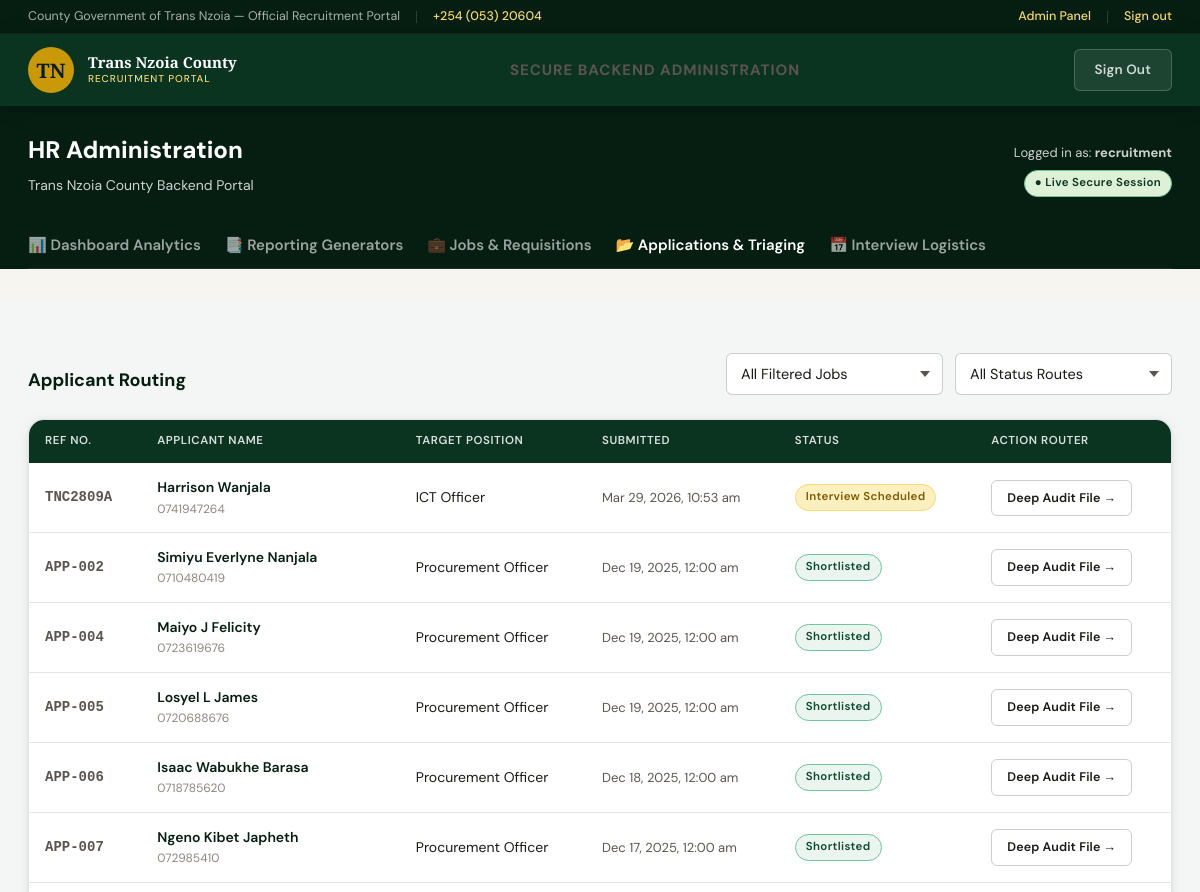
Before: /admin/applications.php (signed in, upper part) with the older database file.
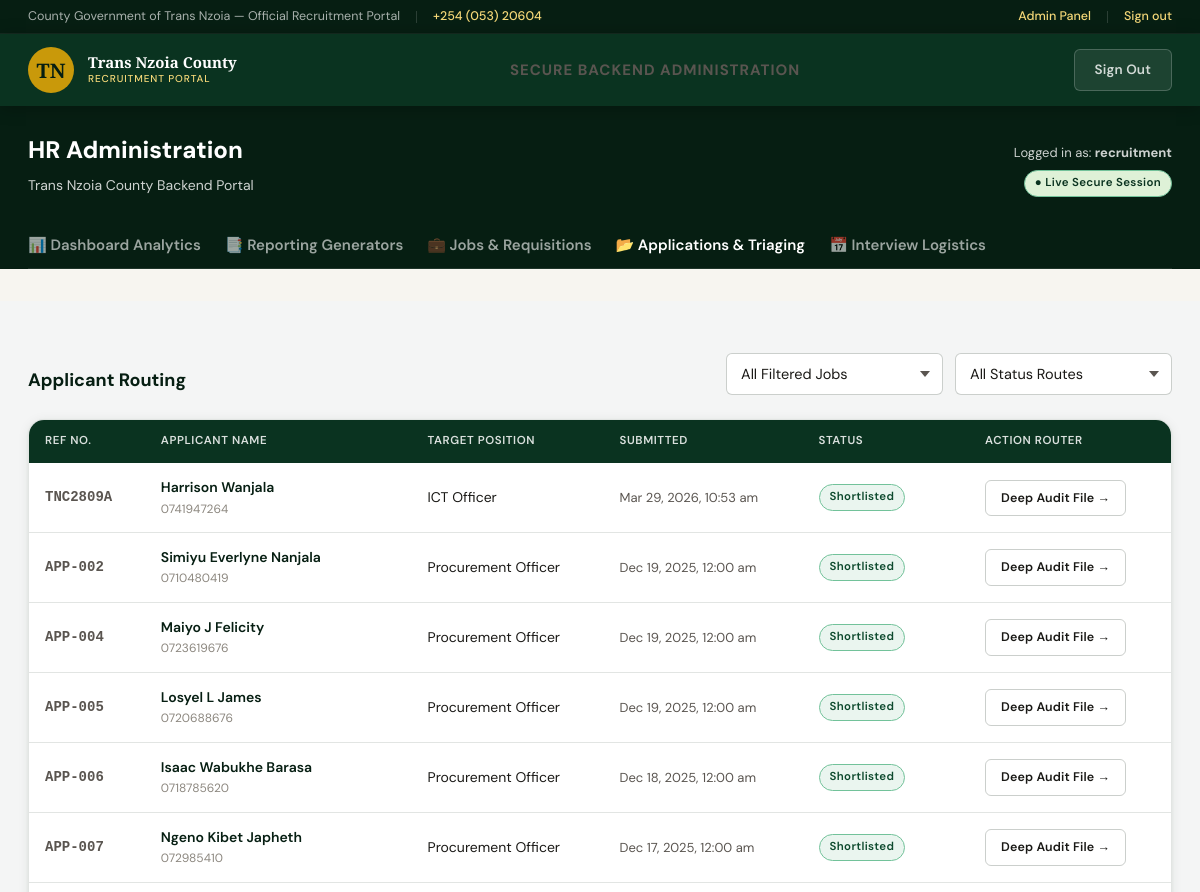
After: the same page with the newer database file.
### tables this page shows
CREATE TABLE `applications` (
  `id` int(10) unsigned NOT NULL AUTO_INCREMENT,
  `ref_no` varchar(20) NOT NULL,
  `job_id` int(10) unsigned NOT NULL,
  `user_id` int(10) unsigned DEFAULT NULL,
  `first_name` varchar(80) NOT NULL,
  `last_name` varchar(80) NOT NULL,
  `id_no` varchar(20) NOT NULL,
  `dob` date DEFAULT NULL,
  `gender` enum('Male','Female','Prefer not to say') DEFAULT NULL,
  `phone` varchar(20) NOT NULL,
  `email` varchar(160) NOT NULL,
  `degree` varchar(200) DEFAULT NULL,
  `institution` varchar(200) DEFAULT NULL,
  `kism_no` varchar(40) DEFAULT NULL,
  `experience` varchar(60) DEFAULT NULL,
  `current_employer` varchar(200) DEFAULT NULL,
  `cover_letter` text DEFAULT NULL,
  `sub_county` varchar(60) DEFAULT NULL,
  `ward` varchar(80) DEFAULT NULL,
  `postal_address` varchar(200) DEFAULT NULL,
  `status` enum('Received','Under Review','Shortlisted','Not Shortlisted','Interview Scheduled','Hired','Rejected') NOT NULL DEFAULT 'Received',
  `reviewer_notes` text DEFAULT NULL,
  `reviewed_by` int(10) unsigned DEFAULT NULL,
  `reviewed_at` datetime DEFAULT NULL,
  `submitted_at` datetime NOT NULL DEFAULT current_timestamp(),
  `updated_at` datetime NOT NULL DEFAULT current_timestamp() ON UPDATE current_timestamp(),
  PRIMARY KEY (`id`),
  UNIQUE KEY `ref_no` (`ref_no`),
  KEY `user_id` (`user_id`),
  KEY `reviewed_by` (`reviewed_by`),
  KEY `idx_job_id` (`job_id`),
  KEY `idx_status` (`status`),
  KEY `idx_sub_county` (`sub_county`),
  KEY `idx_ref_no` (`ref_no`),
  CONSTRAINT `applications_ibfk_1` FOREIGN KEY (`job_id`) REFERENCES `jobs` (`id`) ON DELETE CASCADE,
  CONSTRAINT `applications_ibfk_2` FOREIGN KEY (`user_id`) REFERENCES `users` (`id`) ON DELETE SET NULL,
  CONSTRAINT `applications_ibfk_3` FOREIGN KEY (`reviewed_by`) REFERENCES `users` (`id`) ON DELETE SET NULL
);

CREATE TABLE `jobs` (
  `id` int(10) unsigned NOT NULL AUTO_INCREMENT,
  `job_code` varchar(30) NOT NULL,
  `title` varchar(200) NOT NULL,
  `department` varchar(200) NOT NULL,
  `type` enum('Full-Time','Part-Time','Contract','Internship') NOT NULL DEFAULT 'Full-Time',
  `deadline` date NOT NULL,
  `posted_date` date NOT NULL DEFAULT curdate(),
  `status` varchar(50) DEFAULT 'Open',
  `vacancies` tinyint(3) unsigned NOT NULL DEFAULT 1,
  `min_experience` tinyint(3) unsigned NOT NULL DEFAULT 0,
  `salary_scale` varchar(80) DEFAULT NULL,
  `scope` enum('county_wide','ward_specific') NOT NULL DEFAULT 'county_wide',
  `target_sub_county` varchar(60) DEFAULT NULL,
  `target_ward` varchar(80) DEFAULT NULL,
  `description` text NOT NULL,
  `requirements` text DEFAULT NULL,
  `responsibilities` text DEFAULT NULL,
  `source` enum('manual','bulk_import') NOT NULL DEFAULT 'manual',
  `created_by` int(10) unsigned DEFAULT NULL,
  `created_at` datetime NOT NULL DEFAULT current_timestamp(),
  `updated_at` datetime NOT NULL DEFAULT current_timestamp() ON UPDATE current_timestamp(),
  `job_group` varchar(100) DEFAULT NULL,
  `terms` varchar(100) DEFAULT NULL,
  `duties` text DEFAULT NULL,
  PRIMARY KEY (`id`),
  UNIQUE KEY `job_code` (`job_code`),
  KEY `created_by` (`created_by`),
  KEY `idx_status` (`status`),
  KEY `idx_deadline` (`deadline`),
  CONSTRAINT `jobs_ibfk_1` FOREIGN KEY (`created_by`) REFERENCES `users` (`id`) ON DELETE SET NULL
);

### includes/auth.php (called while the page is built, shortened)
<?php
function auth_user(): ?array {
    return $_SESSION['tnc_user'] ?? null;
}
function is_logged_in(): bool {
    return isset($_SESSION['tnc_user']['id']);
}
function has_role(string ...$roles): bool {
    $user = auth_user();
    return $user && in_array($user['role'], $roles, true);
}
function h(?string $s): string {
    return htmlspecialchars($s ?? '', ENT_QUOTES, 'UTF-8');
}

### admin/applications.php (the view, shortened to what this page needs)
<?php
require_once __DIR__ . '/../includes/auth.php';
$pdo = db();
$sql = "SELECT a.id, a.ref_no, a.status, a.submitted_at,
               COALESCE(u.full_name, CONCAT(a.first_name, ' ', a.last_name)) AS full_name,
               COALESCE(u.email, a.email) AS email,
               COALESCE(u.phone, a.phone) AS phone,
               j.title AS job_title
        FROM applications a
        LEFT JOIN users u ON a.user_id = u.id
        JOIN jobs j ON a.job_id = j.id
        WHERE 1=1";
$params = [];
$sql .= " ORDER BY a.submitted_at DESC";
$stmt = $pdo->prepare($sql);
$stmt->execute($params);
$apps = $stmt->fetchAll(PDO::FETCH_ASSOC);
$active_nav = 'admin_dash';
$root = '../';
require_once __DIR__ . '/../includes/partials/header.php';
$admin_page = 'applications';
require_once __DIR__ . '/partials/admin_nav.php';
?>
<div class="page-wrap" style="background:#f4f5f5;">
  <div class="container">
    <div style="display:flex; justify-content:space-between; align-items:flex-end; margin-bottom:24px;">
      <h2 style="font-size:18px; font-weight:700; color:var(--green-900);">Applicant Routing</h2>
      <form method="GET" style="display:flex; gap:12px;">
        <select name="job_id" class="form-select form-sm" onchange="this.form.submit()">
          <option value="">All Filtered Jobs</option>
        </select>
        <select name="status" class="form-select form-sm" onchange="this.form.submit()">
          <option value="">All Status Routes</option>
        </select>
      </form>
    </div>
    <div class="card fade-up" style="overflow:hidden;">
      <div class="table-responsive">
        <table class="table">
          <thead>
            <tr>
              <th>Ref No.</th>
              <th>Applicant Name</th>
              <th>Target Position</th>
              <th>Submitted</th>
              <th>Status</th>
              <th>Action Router</th>
            </tr>
          </thead>
          <tbody>
            <?php if (empty($apps)): ?>
              <tr><td colspan="6" style="padding:40px; text-align:center; color:var(--text-muted);">No applications strictly returned by active dataset filters.</td></tr>
            <?php else: ?>
              <?php foreach ($apps as $a):
                  $lbl = APP_STATUSES[$a['status']] ?? ['label'=>$a['status'], 'class'=>'badge-neutral'];
              ?>
                <tr>
                  <td style="font-family:monospace;font-weight:600;color:var(--text-muted);"><?= h($a['ref_no']) ?></td>
                  <td>
                    <div style="font-weight:600;color:var(--green-900);"><?= h($a['full_name']) ?></div>
                    <div style="font-size:12px;color:var(--text-light);"><?= h($a['phone'] ?: $a['email']) ?></div>
                  </td>
                  <td><?= h($a['job_title']) ?></td>
                  <td style="font-size:13px; color:var(--text-muted);"><?= date('M j, Y, g:i a', strtotime($a['submitted_at'])) ?></td>
                  <td><span class="badge <?= $lbl['class'] ?>"><?= h($lbl['label']) ?></span></td>
                  <td>
                    <a href="view_application.php?id=<?= $a['id'] ?>" class="btn btn-outline-dark btn-sm">Deep Audit File →</a>
                  </td>
                </tr>
              <?php endforeach; ?>
            <?php endif; ?>
          </tbody>
        </table>
      </div>
    </div>
  </div>
</div>
<?php require_once __DIR__ . '/../includes/partials/footer.php'; ?>

### includes/partials/header.php (shortened to what this page needs)
<?php
require_once dirname(__DIR__) . '/auth.php';
$active_nav = $active_nav ?? '';
$root = $root ?? '';
?>
<!DOCTYPE html>
<html lang="en">
<head>
<link rel="stylesheet" href="<?= $root ?>assets/css/style.css">
</head>
<body>
<div class="topbar">
  <div class="container">
    <div class="topbar-left">
      <span>County Government of Trans Nzoia — Official Recruitment Portal</span>
      <a href="tel:+25405320604">+254 (053) 20604</a>
    </div>
    <div class="topbar-right">
      <?php if (is_logged_in()): ?>
        <?php if (has_role('superadmin','admin','hr')): ?>
          <a href="<?= $root ?>admin/">Admin Panel</a>
        <?php else: ?>
          <a href="<?= $root ?>applicant/dashboard.php">My Application</a>
        <?php endif; ?>
        <a href="<?= $root ?>logout.php">Sign out</a>
      <?php else: ?>
        <a href="<?= $root ?>applicant/login.php">Applicant Login</a>
        <div class="topbar-div"></div>
        <a href="<?= $root ?>applicant/register.php">Create Account</a>
      <?php endif; ?>
    </div>
  </div>
</div>
<nav class="navbar">
  <div class="container">
    <a href="<?= $root ?>index.php" class="nav-brand">
      <div class="nav-crest">TN</div>
      <div class="nav-brand-text">
        <div class="nav-brand-title">Trans Nzoia County</div>
        <div class="nav-brand-sub">Recruitment Portal</div>
      </div>
    </a>
    <div class="nav-links">
      <?php if ($active_nav === 'admin_dash'): ?>
        <span style="font-size:15px; font-weight:700; color:var(--text-muted); text-transform:uppercase; letter-spacing:1px;">Secure Backend Administration</span>
      <?php endif; ?>
    </div>
    <div class="nav-actions">
      <?php if (is_logged_in() && has_role('applicant')): ?>
        <a href="<?= $root ?>applicant/dashboard.php" class="btn btn-gold">My Application</a>
        <a href="<?= $root ?>logout.php" class="btn btn-outline-green" style="background:rgba(255,255,255,.08);color:rgba(255,255,255,.8);border-color:rgba(255,255,255,.2)">Sign Out</a>
      <?php elseif (is_logged_in() && has_role('superadmin','admin','hr')): ?>
        <a href="<?= $root ?>logout.php" class="btn btn-outline-green" style="background:rgba(255,255,255,.08);color:rgba(255,255,255,.8);border-color:rgba(255,255,255,.2)">Sign Out</a>
      <?php else: ?>
        <a href="<?= $root ?>applicant/login.php" class="btn btn-ghost">Sign In</a>
        <a href="<?= $root ?>applicant/register.php" class="btn btn-gold">Create Account</a>
      <?php endif; ?>
    </div>
  </div>
</nav>

### admin/partials/admin_nav.php (shortened to what this page needs)
<div class="admin-subnav-container">
  <div class="container" style="padding-top:24px;">
    <div style="display:flex; justify-content:space-between; align-items:flex-end; margin-bottom:24px;">
      <div>
        <h1 style="font-size:24px; font-weight:800; margin:0 0 4px 0;">HR Administration</h1>
        <div style="font-size:14px; opacity:0.8;">Trans Nzoia County Backend Portal</div>
      </div>
      <div style="text-align:right;">
        <div style="font-size:13px; opacity:0.8; margin-bottom:4px;">Logged in as: <strong style="color:var(--gold);"><?= h(auth_user()['username']??'Root') ?></strong></div>
        <span class="badge badge-success" style="background:#def1d7; color:var(--green-800);">● Live Secure Session</span>
      </div>
    </div>
    <div class="admin-subnav-wrapper">
      <div class="admin-subnav-list" id="adminSubNavList">
        <a href="index.php" class="<?= $admin_page==='index'?'active':'' ?>">📊 Dashboard Analytics</a>
        <a href="reports.php" class="<?= $admin_page==='reports'?'active':'' ?>">📑 Reporting Generators</a>
        <a href="jobs.php" class="<?= $admin_page==='jobs'?'active':'' ?>">💼 Jobs & Requisitions</a>
        <a href="applications.php" class="<?= $admin_page==='applications'?'active':'' ?>">📂 Applications & Triaging</a>
        <a href="interviews.php" class="<?= $admin_page==='interviews'?'active':'' ?>">📅 Interview Logistics</a>
      </div>
    </div>
  </div>
</div>

### includes/partials/footer.php (shortened to what this page needs)
</body>
</html>

### admin/partials/admin_nav.php (style rules this page uses)
.admin-subnav-container { background: var(--green-900); color: #fff; margin-bottom: 32px; }
.admin-subnav-wrapper { position: relative; display: flex; align-items: center; border-bottom: 1px solid rgba(255,255,255,0.1); }
.admin-subnav-list { display: flex; gap: 24px; width: 100%; overflow-x: auto; -webkit-overflow-scrolling: touch; -ms-overflow-style: none; scrollbar-width: none; scroll-behavior: smooth; }
.admin-subnav-list > a { padding: 12px 0; font-size: 15px; font-weight: 600; text-decoration: none; white-space: nowrap; transition: 0.2s; margin-bottom: -1px; }
.admin-subnav-list > a.active { color: #fff; border-bottom: 3px solid var(--gold); }
.admin-subnav-list > a:not(.active) { color: rgba(255,255,255,0.6); }

Changed rows visible on the page:
changed applications "TNC2809A": status "Interview Scheduled" → "Shortlisted"
